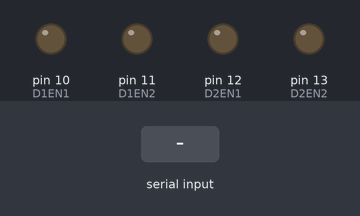
A sketch run on a simulated Arduino Mega 2560, built with avr-gcc and run on an emulated ATmega2560. Parts: output pins drawn as LEDs (lit = HIGH). The inputs (shaded band) are chosen by the test bench. What the sketch prints to the serial monitor is not drawn.

Above: at 1.2 s.
1.3 s: "F90\n" received over the second serial link
At 2.0 s:
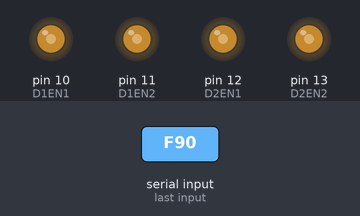
2.8 s: "F,45\n" received over the second serial link
At 3.2 s:
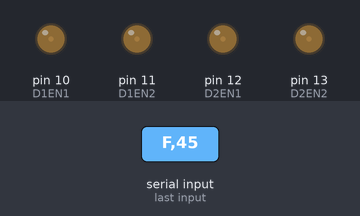
Timing chart, 0 to 5.8 s (numbered marks = the images above; inputs shaded):
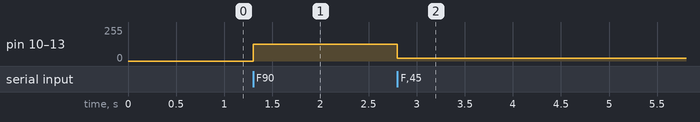

Measured:
- after the input at 1.3 s, pin 10 (D1EN1), pin 11 (D1EN2), pin 12 (D2EN1), pin 13 (D2EN2): 0/255 → 127/255 at once
- after the input at 2.8 s, pin 10 (D1EN1), pin 11 (D1EN2), pin 12 (D2EN1), pin 13 (D2EN2): 127/255 → 20/255 at once

The sketch:

Mechanum_Wheel_Bot.ino
```cpp
// #include <MotorDriver.h>

#define bt  Serial1
#define checkIfBetween(value, min, max) (value >= min && value < max)
#define btMode  1

#define FR 1
#define FL 2
#define BL 3
#define BR 4

// MotorDriver run;

#define FORWARD   1
#define BACKWARD  2
#define RELEASE   3

#define D1EN1 10
#define D1IN1 6
#define D1IN2 7
#define D1IN3 8
#define D1IN4 9
#define D1EN2 11

#define D2EN1 12
#define D2IN1 3
#define D2IN2 2
#define D2IN3 5
#define D2IN4 4
#define D2EN2 13

int r = 0, theta = 0, x = 0, y = 0, turnL = 0, turnR = 0;
String serialStr = "";
int maxSpeed = 210;
int baseSpeed = 128;
int minSpeed = 0;

// void moveBot(int speed, int direction) {
//   direction %= 360;
//   // direction = constrain(direction, 0, 360);
//   speed = constrain(speed, 0, 100);
//   if(checkIfBetween(direction, 0, 90)) {
//     motorWrite(FR, baseSpeed);
//     motorWrite(BL, baseSpeed);
//     int offset = map(direction, 0, 90, -baseSpeed, baseSpeed);
//     motorWrite(FL, offset);
//     motorWrite(BR, offset);
//   } else if(checkIfBetween(direction, 90, 180)) {
//     motorWrite(FL, baseSpeed);
//     motorWrite(BR, baseSpeed);
//     int offset = map(direction, 90, 180, baseSpeed, -baseSpeed);
//     motorWrite(FR, offset);
//     motorWrite(BL, offset);
//   } else if(checkIfBetween(direction, 180, 270)) {
//     motorWrite(FR, -baseSpeed);
//     motorWrite(BL, -baseSpeed);
//     int offset = map(direction, 180, 270, baseSpeed, -baseSpeed);
//     motorWrite(FL, offset);
//     motorWrite(BR, offset);
//   } else if(checkIfBetween(direction, 270, 360)) {
//     motorWrite(FL, -baseSpeed);
//     motorWrite(BR, -baseSpeed);
//     int offset = map(direction, 270, 360, -baseSpeed, baseSpeed);
//     motorWrite(FR, offset);
//     motorWrite(BL, offset);
//   }
// }
void moveBot(int speed, int direction) {
  direction %= 360;
  // direction = constrain(direction, 0, 360);
  speed = constrain(speed, 0, 100);
  speed = map(speed, 0, 100, 0, 255);
  if(checkIfBetween(direction, 0, 90)) {
    motorWrite(FR, speed);
    motorWrite(BL, speed);
    int offset = map(direction, 0, 90, -speed, speed);
    motorWrite(FL, offset);
    motorWrite(BR, offset);
  } else if(checkIfBetween(direction, 90, 180)) {
    motorWrite(FL, speed);
    motorWrite(BR, speed);
    int offset = map(direction, 90, 180, speed, -speed);
    motorWrite(FR, offset);
    motorWrite(BL, offset);
  } else if(checkIfBetween(direction, 180, 270)) {
    motorWrite(FR, -speed);
    motorWrite(BL, -speed);
    int offset = map(direction, 180, 270, speed, -speed);
    motorWrite(FL, offset);
    motorWrite(BR, offset);
  } else if(checkIfBetween(direction, 270, 360)) {
    motorWrite(FL, -speed);
    motorWrite(BR, -speed);
    int offset = map(direction, 270, 360, -speed, speed);
    motorWrite(FR, offset);
    motorWrite(BL, offset);
  }
}
void stopBot() {
  motorWrite(FL, 0);
  motorWrite(FR, 0);
  motorWrite(BL, 0);
  motorWrite(BR, 0);
}
/*void motorWrite(byte nMotor, int speed) {
  speed = constrain(speed, -255, 255);
  if(speed > 0) {
    run.motor(nMotor, FORWARD, speed);
  } else if (speed < 0) {
    run.motor(nMotor, BACKWARD, abs(speed));
  } else {
    run.motor(nMotor, RELEASE, speed);
  }
}*/
void motor(byte nMotor, byte command, byte speed){
  switch(nMotor) {
    case 1:
      switch(command){
        case 1:   digitalWrite(D1IN1, HIGH); digitalWrite(D1IN2, LOW); break;
        case 2:   digitalWrite(D1IN1, LOW); digitalWrite(D1IN2, HIGH); break;
        default:  digitalWrite(D1IN1, LOW); digitalWrite(D1IN2, LOW); break;
      }
      analogWrite(D1EN1, speed);
    break;
    case 2:
      switch(command){
        case 1:   digitalWrite(D1IN3, HIGH); digitalWrite(D1IN4, LOW); break;
        case 2:   digitalWrite(D1IN3, LOW); digitalWrite(D1IN4, HIGH); break;
        default:  digitalWrite(D1IN3, LOW); digitalWrite(D1IN4, LOW); break;
      }
      analogWrite(D1EN2, speed);
    break;
    case 3:
      switch(command){
        case 1:   digitalWrite(D2IN1, HIGH); digitalWrite(D2IN2, LOW); break;
        case 2:   digitalWrite(D2IN1, LOW); digitalWrite(D2IN2, HIGH); break;
        default:  digitalWrite(D2IN1, LOW); digitalWrite(D2IN2, LOW); break;
      }
      analogWrite(D2EN1, speed);
    break;
    case 4:
      switch(command){
        case 1:   digitalWrite(D2IN3, HIGH); digitalWrite(D2IN4, LOW); break;
        case 2:   digitalWrite(D2IN3, LOW); digitalWrite(D2IN4, HIGH); break;
        default:  digitalWrite(D2IN3, LOW); digitalWrite(D2IN4, LOW); break;
      }
      analogWrite(D2EN2, speed);
    break;
  }
}
void motorWrite(byte nMotor, int speed) {
  speed = constrain(speed, -255, 255);
  if(speed > 0) {
    motor(nMotor, FORWARD, speed);
  } else if (speed < 0) {
    motor(nMotor, BACKWARD, abs(speed));
  } else {
    motor(nMotor, RELEASE, speed);
  }
}

void initSerial() {
  Serial.begin(115200);
  bt.begin(115200);
  Serial.println("Starting Bot");
  bt.println("Starting Bot");
}
void readBt() {
  if(btMode == 0) {
    while(bt.available()) {
      char k = bt.read();
      // Serial.print((int)k, HEX); Serial.print(" ");
      if((k >= 'A' && k <= 'Z') || (k >= 'a' && k <= 'z') || (k >= '0' && k <= '9') || k == ',' || k == '|' || k == '!') serialStr += k;
      if(k == '\n' || k == '!') serialStr = "";
    }
    if(serialStr != "")  Serial.println(serialStr);
    char data = serialStr.charAt(0);
      switch(data) {
        case 'F':
          r = map(baseSpeed, 0, 255, 0, 100);
          theta = 90;
          break;
        case 'B':
          r = map(baseSpeed, 0, 255, 0, 100);
          theta = 270;
          break;
        case 'L':
          r = map(baseSpeed, 0, 255, 0, 100);
          theta = 180;
          break;
        case 'R':
          r = map(baseSpeed, 0, 255, 0, 100);
          theta = 0;
          break;
        case 'S': stopBot();  r = 0; theta = 0; break;
        case 'P': readBtPolar(); break;
        case 'C': readBtCartesian(); break;
        case 'T': readBtTurn(); break;
        default:;
      }
  } else {
    if(bt.available() > 0) {
      char cmd = bt.read();
      switch(cmd) {
        case 'f':
        case 'F':
          r = map(baseSpeed, 0, 255, 0, 100);
          theta = 90;
          break;
        case 'b':
        case 'B':
          r = map(baseSpeed, 0, 255, 0, 100);
          theta = 270;
          break;
        case 'l':
        case 'L':
          r = map(baseSpeed, 0, 255, 0, 100);
          theta = 180;
          break;
        case 'r':
        case 'R':
          r = map(baseSpeed, 0, 255, 0, 100);
          theta = 0;
          break;
        case 's':
        case 'S': stopBot();  r = 0; theta = 0; break;
        case '0': baseSpeed = (int)(maxSpeed * 0.1); break;
        case '1': baseSpeed = (int)(maxSpeed * 0.2); break;
        case '2': baseSpeed = (int)(maxSpeed * 0.3); break;
        case '3': baseSpeed = (int)(maxSpeed * 0.4); break;
        case '4': baseSpeed = (int)(maxSpeed * 0.5); break;
        case '5': baseSpeed = (int)(maxSpeed * 0.6); break;
        case '6': baseSpeed = (int)(maxSpeed * 0.7); break;
        case '7': baseSpeed = (int)(maxSpeed * 0.8); break;
        case '8': baseSpeed = (int)(maxSpeed * 0.9); break;
        case '9': baseSpeed = (int)(maxSpeed * 1.0); break;
      }
    }
  }
}
void readBtPolar() {
  String temp = "";
  while(bt.available()) {
    char k = bt.read();
    temp += k;
    if(k != '|' && k != ',') {
      if(k != '\n') serialStr += k;
    } else {
      // Serial.print((String)k + "~");
      if(k == ',') r = serialStr.toInt();
      if(k == '|') theta = serialStr.toInt();
      // Serial.println(serialStr);
      serialStr = "";
    }
  }
  // Serial.println(temp);
  r = constrain(r, 0, 100);
}
void readBtCartesian() {
  while(bt.available()) {
    char k = bt.read();
    if(k != '|' && k != ',') {
      if(k != '\n') serialStr += k;
    } else {
      // Serial.print((String)k + "~");
      if(k == ',') x = serialStr.toInt();
      if(k == '|') y = serialStr.toInt();
      // Serial.println(serialStr);
      serialStr = "";
    }
  }
}
void readBtTurn() {
  while(bt.available()) {
    char k = bt.read();
    if(k != '|' && k != ',') {
      if(k != '\n') serialStr += k;
    } else {
      // Serial.print((String)k + "~");
      // if(k == ',') turnL = serialStr.toInt();
      if(k == '|') turnR = serialStr.toInt();
      // Serial.println(serialStr);
      serialStr = "";
    }
  }
}

void setup() {
  initSerial();
  stopBot();
}

void loop() {
  readBt();
  if(r > 0) moveBot(r, theta);
  else stopBot();
  // Serial.print(r); Serial.print(" ");
  // Serial.print(theta); Serial.print(" ");
  // Serial.print(turnL); Serial.print(" ");
  // Serial.print(turnR); Serial.print(" ");
  // Serial.println();
}
```
